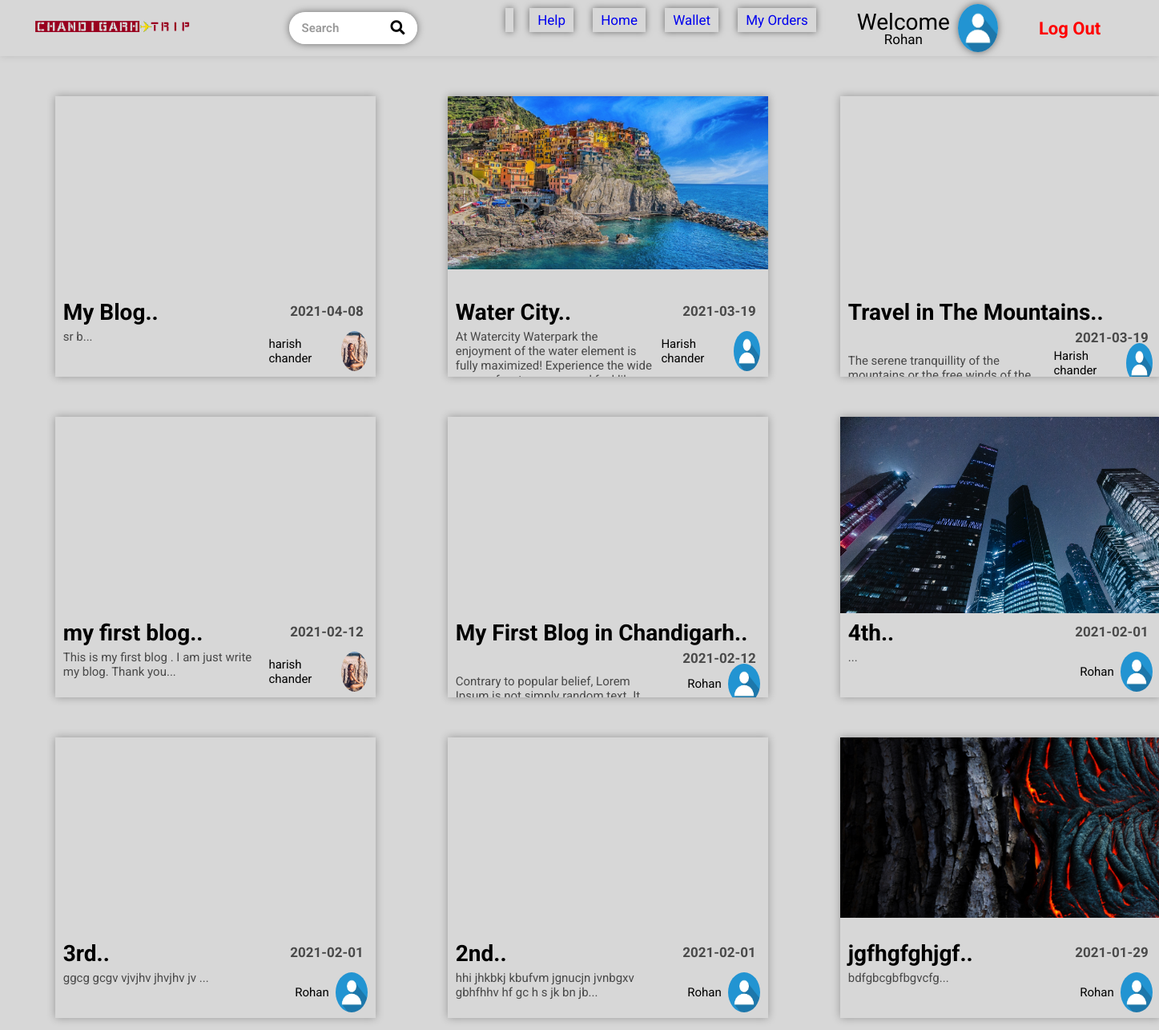
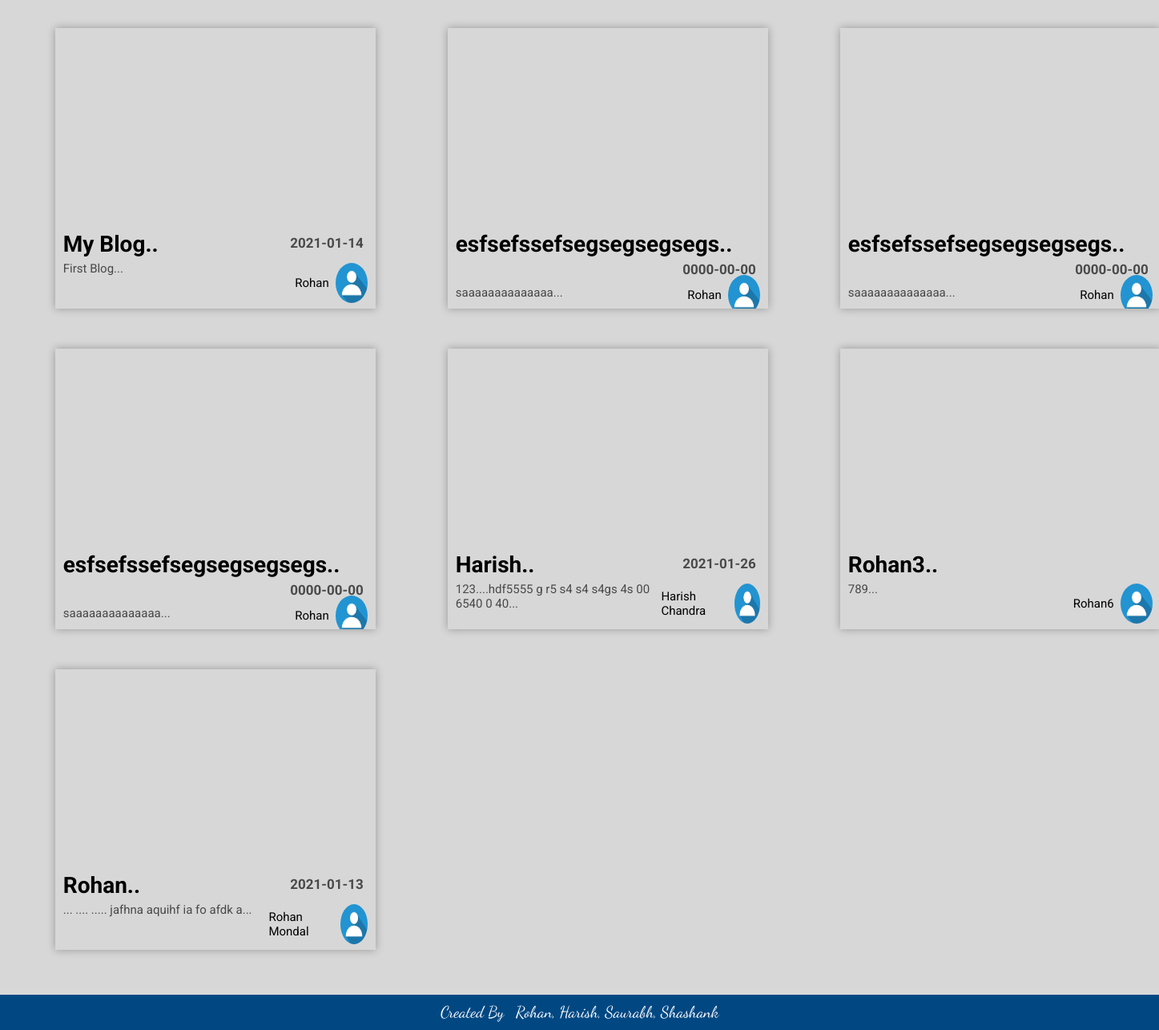
The app's page /allblogs.php (signed in) with its own data (2 pictures, top to bottom).
### tables this page shows
CREATE TABLE `user_data` (
  `id` int(100) NOT NULL,
  `name` varchar(60) NOT NULL,
  `email` varchar(150) NOT NULL,
  `number` varchar(10) NOT NULL,
  `password` varchar(30) NOT NULL,
  `image` varchar(100) NOT NULL,
  `token` varchar(255) NOT NULL
);

CREATE TABLE `blog` (
  `blog_id` int(255) NOT NULL,
  `user_id` int(255) NOT NULL,
  `blog_image` varchar(100) NOT NULL,
  `blog_tittle` varchar(150) NOT NULL,
  `user_name` varchar(100) NOT NULL,
  `user_image` varchar(100) NOT NULL,
  `blog_dec` text NOT NULL,
  `date` date DEFAULT NULL
);

### allblogs.php (the view, shortened to what this page needs)
<?php
include "./database/conn.php";
?>
<!DOCTYPE html>
<head>
    <link rel="stylesheet" href="https://cdnjs.cloudflare.com/ajax/libs/font-awesome/5.13.0/css/all.min.css" />
    <link rel="stylesheet" href="https://cdnjs.cloudflare.com/ajax/libs/font-awesome/4.7.0/css/font-awesome.css" />
    <link rel="stylesheet" href="./css/allblogs.css">
</head>
<body>
    <div class="main-container">
        <?php include "./pages/header.php" ?>
        <main>
            <div class="row-1">
                <div class="innerBlogContainer">
                    <?php
                    if ($_GET['id'] == 0) {
                        $sqlUserBlog = "SELECT * FROM blog ORDER BY blog_id DESC";
                    } else {
                        $sqlUserBlog = "SELECT * FROM user_data JOIN blog ON user_data.id = blog.user_id WHERE user_data.id = '{$_GET['id']}' ORDER BY blog.blog_id DESC";
                    }
                    $resultUserBlog = mysqli_query($conn, $sqlUserBlog) or die("Query Failed!!");
                    if (mysqli_num_rows($resultUserBlog) > 0) {
                        while ($rowUserBlog = mysqli_fetch_assoc($resultUserBlog)) {
                    ?>
                            <a href="./blog.php?id=<?php echo $rowUserBlog['blog_id']; ?>" class="blog">
                                <div class="blogImg">
                                    <img src="./blog images/<?php echo $rowUserBlog['blog_image']; ?>" alt="">
                                </div>
                                <div class="blogData">
                                    <h1>
                                    <?php echo substr($rowUserBlog['blog_tittle'], 0, 28) . ".."; ?>
                                        <span><?php echo $rowUserBlog['date']; ?></span>
                                    </h1>
                                    <p><?php echo substr($rowUserBlog['blog_dec'], 0, 130) . "..."; ?></p>
                                    <div>
                                        <span><?php echo $rowUserBlog['user_name']; ?></span>
                                        <img src="./profile images/<?php echo $rowUserBlog['user_image']; ?>" alt="Profile Picture">
                                    </div>
                                </div>
                            </a>
                    <?php
                        }
                    } else {
                        echo "<h1>No Blog</h1>";
                    }
                    ?>
                </div>
            </div>
        </main>
        <?php include "./pages/footer.php"; ?>
    </div>
</body>
</html>

### pages/header.php (shortened to what this page needs)
<header>
    <div class="left-container">
        <a href="./index.php" class="logo">
            <img src="./images/logo.png" alt="Logo">
        </a>
        <div class="search-bar">
            <form id="search-form" action="" method="get">
                <input type="search" name="search" id="search" placeholder="Search" autocomplete="off">
                <span onclick="document.getElementById('search-form').submit();"><i class="fas fa-search"></i></span>
            </form>
        </div>
        <div class="help">
            <div id="google_translate_element"></div>
        </div>
    </div>
    <div class="right-container">
        <?php
        if (isset($_SESSION['use'])) { ?>
            <div class="login-section">
                <div class="buttons">
                    <a href="./help.php" class="<?php echo $active4 ?>">Help</a>
                    <a class="<?php echo $active1 ?>" href="./index.php">Home</a>
                    <a class="<?php echo $active2 ?>" href="./wallet.php">Wallet</a>
                    <a class="<?php echo $active3 ?>" href="./myorder.php">My Orders</a>
                </div>
                <?php
                include "./database/conn.php";
                $sql2 = "SELECT name, image FROM user_data WHERE id = '{$_SESSION['user_id']}'";
                $result2 = mysqli_query($conn, $sql2);
                $row2 = mysqli_fetch_assoc($result2);
                ?>
                <div class="profile-section">
                    <div class="info">
                        <span>Welcome</span>
                        <p><?php echo $row2['name']; ?></p>
                    </div>
                    <div class="p-pic">
                        <img src="./profile images/<?php echo $row2['image']; ?>" alt="Profile Image">
                    </div>
                </div>
                <a href="./database/logout.php" class="logout">Log Out</a>
            </div>
        <?php
        }
        ?>
    </div>
</header>

### records on screen
user_data: name "Rohan", image (placeholder picture)
blog: blog_tittle "My Blog", date "2021-04-08", blog_dec "sr b", user_name "harish chander", user_image (picture)
blog: blog_image (picture), blog_tittle "Water City", date "2021-03-19", blog_dec "At Watercity Waterpark the enjoyment of the water element is fully maximized! Experience the wide…", user_name "Harish chander", user_image (placeholder picture)
blog: blog_tittle "Travel in The Mountains", date "2021-03-19", blog_dec "The serene tranquillity of the…", user_name "Harish chander", user_image (placeholder picture)
blog: blog_tittle "my first blog", date "2021-02-12", blog_dec "This is my first blog . I am just write my blog. Thank you", user_name "harish chander", user_image (picture)
blog: blog_tittle "My First Blog in Chandigarh", date "2021-02-12", blog_dec "Contrary to popular belief, Lorem…", user_name "Rohan", user_image (placeholder picture)
blog: blog_image (picture), blog_tittle "4th", date "2021-02-01", user_name "Rohan", user_image (placeholder picture)
blog: blog_tittle "3rd", date "2021-02-01", blog_dec "ggcg gcgv vjvjhv jhvjhv jv", user_name "Rohan", user_image (placeholder picture)
blog: blog_tittle "2nd", date "2021-02-01", blog_dec "hhi jhkbkj kbufvm jgnucjn jvnbgxv gbhfhhv hf gc h s jk bn jb", user_name "Rohan", user_image (placeholder picture)
blog: blog_image (picture), blog_tittle "jgfhgfghjgf", date "2021-01-29", blog_dec "bdfgbcgbfbgvcfg", user_name "Rohan", user_image (placeholder picture)
blog: blog_tittle "My Blog", date "2021-01-14", blog_dec "First Blog", user_name "Rohan", user_image (placeholder picture)
blog: blog_tittle "esfsefssefsegsegsegsegs", date "0000-00-00", blog_dec "saaaaaaaaaaaaaa", user_name "Rohan", user_image (placeholder picture)
blog: blog_tittle "esfsefssefsegsegsegsegs", date "0000-00-00", blog_dec "saaaaaaaaaaaaaa", user_name "Rohan", user_image (placeholder picture)
blog: blog_tittle "esfsefssefsegsegsegsegs", date "0000-00-00", blog_dec "saaaaaaaaaaaaaa", user_name "Rohan", user_image (placeholder picture)
blog: blog_tittle "Harish", date "2021-01-26", blog_dec "123....hdf5555 g r5 s4 s4 s4gs 4s 00 6540 0 40", user_name "Harish Chandra", user_image (placeholder picture)
blog: blog_tittle "Rohan3", blog_dec "789", user_name "Rohan6", user_image (placeholder picture)
blog: blog_tittle "Rohan", date "2021-01-13", blog_dec "... .... ..... jafhna aquihf ia fo afdk a", user_name "Rohan Mondal", user_image (placeholder picture)
